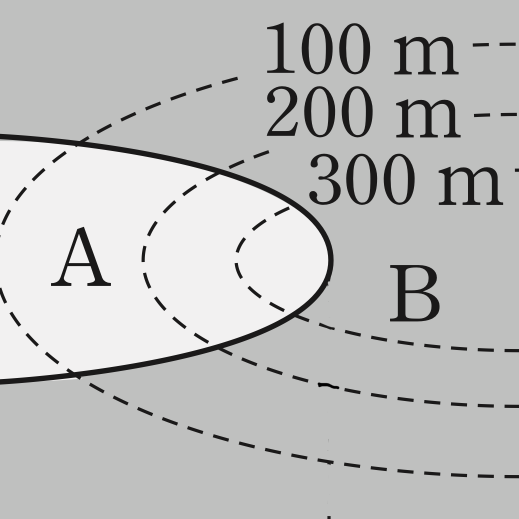
#> input picture images/g2.png, 1038 x 1038 px, found by its file name (shown at 1/2 size)
$ python 01-curves.py
#> lines starting #> are read from the running program, lines starting #| are printed output that depends on the picture
import matplotlib.pyplot as plt
import numpy as np

fig, ax = plt.subplots()
ax.set_xlim([0, 1036])
ax.set_ylim([0, 1036])

img = plt.imread("g2.png")
#> img is the input picture: shape (1038, 1038, 4) float32; mean R, G, B, A 0.749, 0.749, 0.748, 1
ax.imshow(img, extent=[0, 1036, 0, 1036])

values = [
    # (p, x_start, height)
    (60, -10, 100),
    (40, 290, 200),
    (20, 470, 300),
]

def parabola(p, center_x, center_y, Y):
    X = center_x + (1 / (4 * p)) * ((Y - center_y) ** 2)
    return X

for v in values:
    Y = np.arange(0, 1036, 0.5)
    X = parabola(v[0], v[1], 1036 / 2, Y)
    ax.scatter(X, Y, edgecolor="blue")

plt.show()
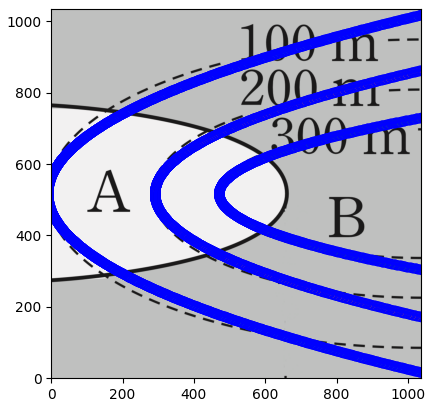
#> figure drawn by matplotlib, 1 panel

$ run again, with images/g1.png copied over images/g2.png
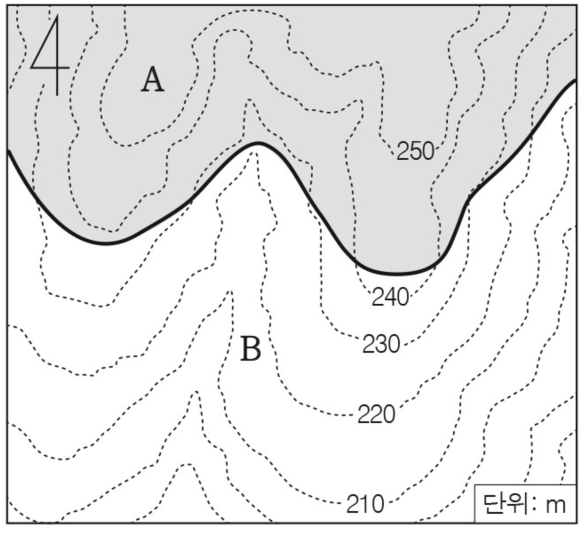
#> input picture images/g1.png, 1170 x 1066 px, found by its file name (shown at 1/2 size)
#> img is the input picture: shape (1066, 1170, 4) float32; mean R, G, B, A 0.907, 0.907, 0.907, 0.993
#> `plt.show()`:
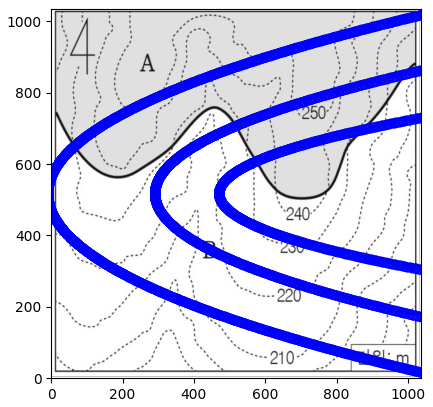
#> figure drawn by matplotlib, 1 panel

$ run again, with images/2d_g2.png copied over images/g2.png
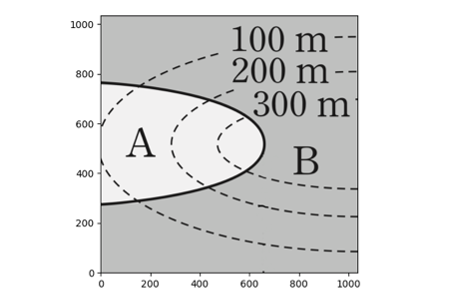
#> input picture images/2d_g2.png, 452 x 299 px, found by its file name
#> img is the input picture: shape (299, 452, 4) float32; mean R, G, B, A 0.835, 0.835, 0.835, 0.961
#> `plt.show()`:
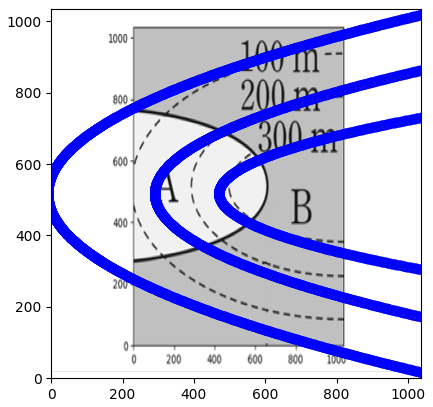
#> figure drawn by matplotlib, 1 panel
